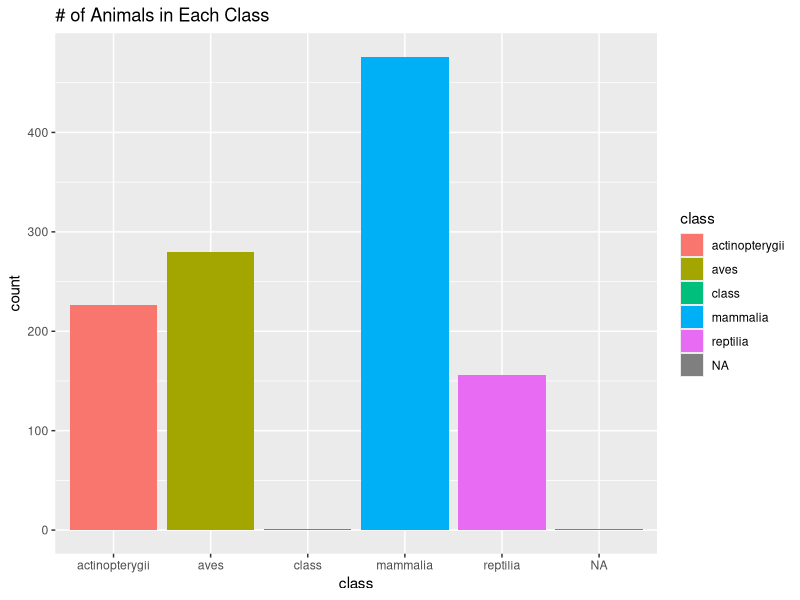
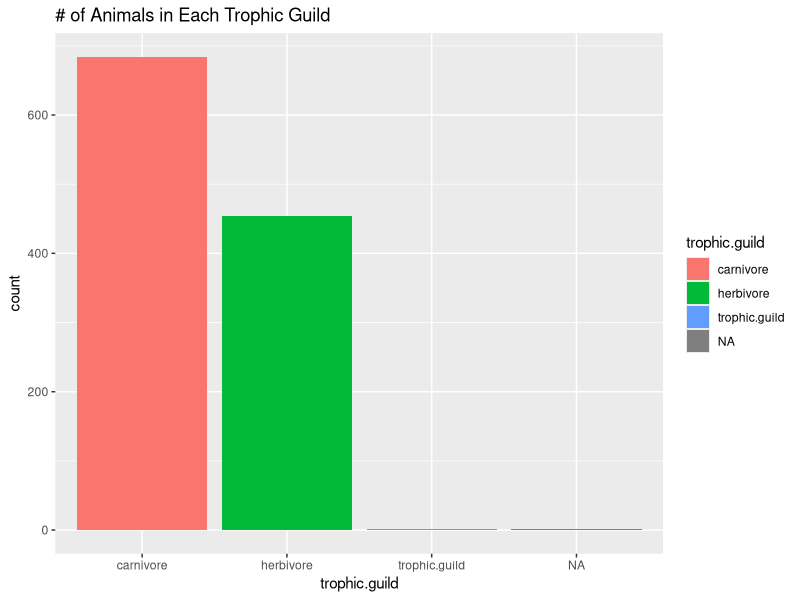
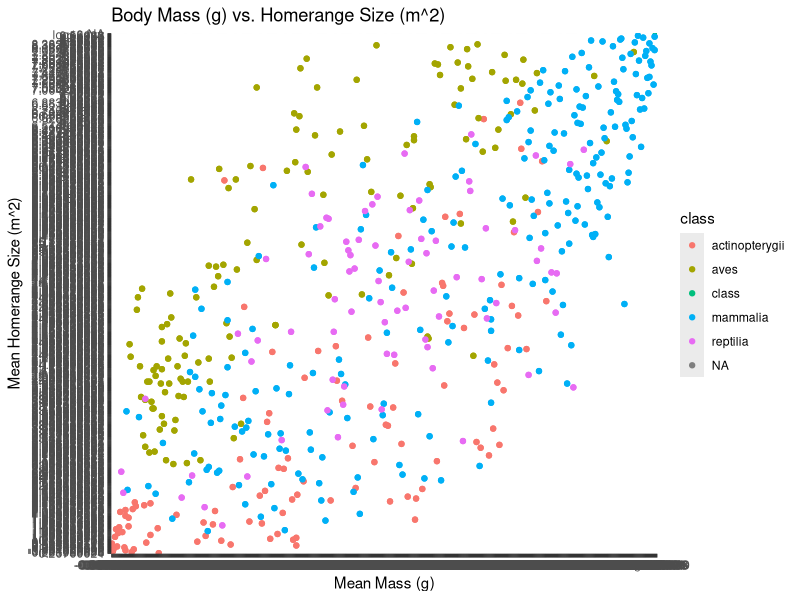

These charts were generated, in order, by the following R code: (Note: this script raises an error after producing the figures.)
## ---- chunk 1
library("tidyverse")
options(scipen=999) #turn off scientific notation
## ---- chunk 2
homerange <- read_csv("Tamburelloetal_HomeRangeDatabase.csv")
## ---- chunk 3
glimpse(homerange)
## ---- chunk 4
summary(homerange)
## ---- chunk 5
ggplot(data=homerange, 
       mapping=aes(x=class))+
  geom_bar(mapping=aes(fill=class))+
  labs(title="# of Animals in Each Class")
## ---- chunk 6
ggplot(data=homerange, 
       mapping=aes(x=trophic.guild))+
  geom_bar(mapping=aes(fill=trophic.guild))+
  labs(title="# of Animals in Each Trophic Guild")
## ---- chunk 7
filter(homerange, class=="mammalia", trophic.guild=="herbivore", mean.hra.m2>1000000) %>% 
  select(common.name, order, mean.hra.m2, mean.mass.g) %>% 
  arrange(desc(mean.hra.m2)) %>% 
  slice_max(mean.hra.m2, n=10)
## ---- chunk 8
select(homerange, common.name, mean.hra.m2) %>%
  arrange(desc(mean.hra.m2)) %>% 
  slice_max(mean.hra.m2, n=1)
## ---- chunk 9
select(homerange, common.name, mean.hra.m2) %>%
  arrange(desc(mean.hra.m2)) %>% 
  slice_min(mean.hra.m2, n=1)
## ---- chunk 10
filter(homerange, class=="mammalia", trophic.guild == "carnivore") %>% 
  select(class, common.name, order, mean.hra.m2, mean.mass.g) %>% 
  arrange(desc(mean.hra.m2))
## ---- chunk 11
ggplot(data=homerange, 
       mapping=aes(x=log10.mass, y=log10.hra))+
  geom_point(mapping=aes(color=class))+
  geom_smooth(method=lm, se=T)+
  labs(title="Body Mass (g) vs. Homerange Size (m^2)", x = "Mean Mass (g)", y = "Mean Homerange Size (m^2)")
## ---- chunk 12
filter(homerange, class %in% c("aves", "mammalia"))
## ---- chunk 13
birds_mammals <- filter(homerange, class %in% c("aves", "mammalia"))

ggplot(data=birds_mammals,
       mapping=aes(x=class, y=mean.hra.m2))+
  geom_boxplot(mapping=aes(fill=class))+
  scale_y_log10()+
  labs(title="Comparison of Homerange Sizes between Birds and Mammals", x = "Class", y = "Mean Homerange Size (m^2)")
## ---- chunk 14
filter(homerange, class=="actinopterygii", trophic.guild == "carnivore") %>% 
  select(class, common.name, order, mean.mass.g) %>% 
  arrange(mean.mass.g) %>%
  slice_min(mean.mass.g, n=5)
